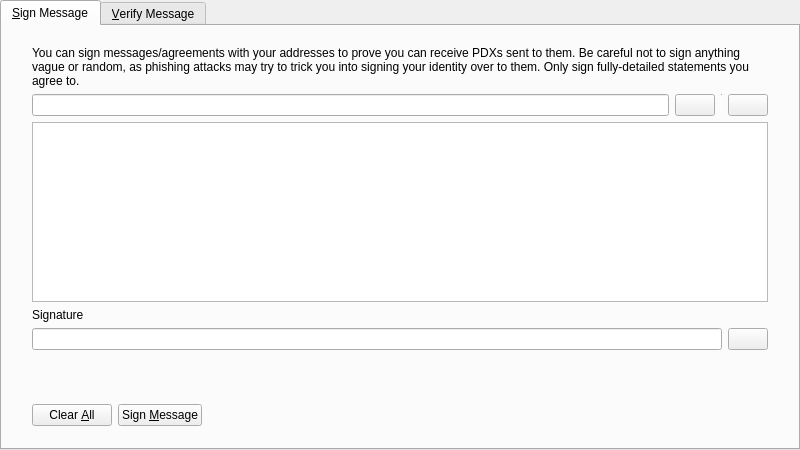
<?xml version="1.0" encoding="UTF-8"?>
<ui version="4.0">
 <class>SignVerifyMessageDialog</class>
 <widget class="QDialog" name="SignVerifyMessageDialog">
  <property name="geometry">
   <rect>
    <x>0</x>
    <y>0</y>
    <width>800</width>
    <height>450</height>
   </rect>
  </property>
  <property name="windowTitle">
   <string>Signatures - Sign / Verify a Message</string>
  </property>
  <property name="modal">
   <bool>true</bool>
  </property>
  <layout class="QVBoxLayout" name="verticalLayout">
   <property name="leftMargin">
    <number>0</number>
   </property>
   <property name="topMargin">
    <number>0</number>
   </property>
   <property name="rightMargin">
    <number>0</number>
   </property>
   <property name="bottomMargin">
    <number>0</number>
   </property>
   <item>
    <widget class="QTabWidget" name="tabWidget">
     <property name="currentIndex">
      <number>0</number>
     </property>
     <widget class="QWidget" name="tabSignMessage">
      <attribute name="title">
       <string>&amp;Sign Message</string>
      </attribute>
      <layout class="QVBoxLayout" name="verticalLayout_SM">
       <property name="leftMargin">
        <number>0</number>
       </property>
       <property name="topMargin">
        <number>0</number>
       </property>
       <property name="rightMargin">
        <number>0</number>
       </property>
       <property name="bottomMargin">
        <number>0</number>
       </property>
       <item>
        <layout class="QVBoxLayout" name="verticalLayout_3">
         <property name="leftMargin">
          <number>30</number>
         </property>
         <property name="topMargin">
          <number>20</number>
         </property>
         <property name="rightMargin">
          <number>30</number>
         </property>
         <property name="bottomMargin">
          <number>20</number>
         </property>
         <item>
          <widget class="QLabel" name="infoLabel_SM">
           <property name="text">
            <string>You can sign messages/agreements with your addresses to prove you can receive PDXs sent to them. Be careful not to sign anything vague or random, as phishing attacks may try to trick you into signing your identity over to them. Only sign fully-detailed statements you agree to.</string>
           </property>
           <property name="textFormat">
            <enum>Qt::PlainText</enum>
           </property>
           <property name="wordWrap">
            <bool>true</bool>
           </property>
          </widget>
         </item>
         <item>
          <layout class="QHBoxLayout" name="horizontalLayout_1_SM">
           <property name="spacing">
            <number>6</number>
           </property>
           <item>
            <widget class="QValidatedLineEdit" name="addressIn_SM">
             <property name="toolTip">
              <string>The PDX address to sign the message with</string>
             </property>
            </widget>
           </item>
           <item>
            <widget class="QPushButton" name="addressBookButton_SM">
             <property name="toolTip">
              <string>Choose previously used address</string>
             </property>
             <property name="text">
              <string/>
             </property>
             <property name="icon">
              <iconset resource="../bitcoin.qrc">
               <normaloff>:/icons/address-book</normaloff>:/icons/address-book</iconset>
             </property>
             <property name="shortcut">
              <string>Alt+A</string>
             </property>
             <property name="autoDefault">
              <bool>false</bool>
             </property>
            </widget>
           </item>
           <item>
            <widget class="Line" name="vLine">
             <property name="maximumSize">
              <size>
               <width>1</width>
               <height>22</height>
              </size>
             </property>
             <property name="orientation">
              <enum>Qt::Vertical</enum>
             </property>
            </widget>
           </item>
           <item>
            <widget class="QPushButton" name="pasteButton_SM">
             <property name="toolTip">
              <string>Paste address from clipboard</string>
             </property>
             <property name="text">
              <string/>
             </property>
             <property name="icon">
              <iconset resource="../bitcoin.qrc">
               <normaloff>:/icons/editpaste</normaloff>:/icons/editpaste</iconset>
             </property>
             <property name="shortcut">
              <string>Alt+P</string>
             </property>
             <property name="autoDefault">
              <bool>false</bool>
             </property>
            </widget>
           </item>
          </layout>
         </item>
         <item>
          <widget class="QPlainTextEdit" name="messageIn_SM">
           <property name="toolTip">
            <string>Enter the message you want to sign here</string>
           </property>
          </widget>
         </item>
         <item>
          <widget class="QLabel" name="signatureLabel_SM">
           <property name="text">
            <string>Signature</string>
           </property>
           <property name="textFormat">
            <enum>Qt::PlainText</enum>
           </property>
          </widget>
         </item>
         <item>
          <layout class="QHBoxLayout" name="horizontalLayout_2_SM">
           <property name="spacing">
            <number>6</number>
           </property>
           <item>
            <widget class="QLineEdit" name="signatureOut_SM">
             <property name="font">
              <font>
               <italic>true</italic>
              </font>
             </property>
             <property name="readOnly">
              <bool>true</bool>
             </property>
            </widget>
           </item>
           <item>
            <widget class="QPushButton" name="copySignatureButton_SM">
             <property name="toolTip">
              <string>Copy the current signature to the system clipboard</string>
             </property>
             <property name="text">
              <string/>
             </property>
             <property name="icon">
              <iconset resource="../bitcoin.qrc">
               <normaloff>:/icons/editcopy</normaloff>:/icons/editcopy</iconset>
             </property>
             <property name="autoDefault">
              <bool>false</bool>
             </property>
            </widget>
           </item>
          </layout>
         </item>
        </layout>
       </item>
       <item>
        <widget class="QWidget" name="buttonsContainerWhite" native="true">
         <layout class="QHBoxLayout" name="horizontalLayout">
          <property name="leftMargin">
           <number>30</number>
          </property>
          <property name="topMargin">
           <number>15</number>
          </property>
          <property name="rightMargin">
           <number>30</number>
          </property>
          <item>
           <widget class="QPushButton" name="clearButton_SM">
            <property name="toolTip">
             <string>Reset all sign message fields</string>
            </property>
            <property name="text">
             <string>Clear &amp;All</string>
            </property>
            <property name="icon">
             <iconset resource="../bitcoin.qrc">
              <normaloff>:/icons/remove</normaloff>:/icons/remove</iconset>
            </property>
            <property name="autoDefault">
             <bool>false</bool>
            </property>
           </widget>
          </item>
          <item>
           <widget class="QPushButton" name="signMessageButton_SM">
            <property name="toolTip">
             <string>Sign the message to prove you own this PDX address</string>
            </property>
            <property name="text">
             <string>Sign &amp;Message</string>
            </property>
            <property name="icon">
             <iconset resource="../bitcoin.qrc">
              <normaloff>:/icons/edit</normaloff>:/icons/edit</iconset>
            </property>
            <property name="autoDefault">
             <bool>false</bool>
            </property>
           </widget>
          </item>
          <item>
           <spacer name="horizontalSpacer_1_SM">
            <property name="orientation">
             <enum>Qt::Horizontal</enum>
            </property>
            <property name="sizeHint" stdset="0">
             <size>
              <width>40</width>
              <height>48</height>
             </size>
            </property>
           </spacer>
          </item>
          <item>
           <widget class="QLabel" name="statusLabel_SM">
            <property name="font">
             <font>
              <weight>75</weight>
              <bold>true</bold>
             </font>
            </property>
            <property name="text">
             <string/>
            </property>
            <property name="wordWrap">
             <bool>true</bool>
            </property>
           </widget>
          </item>
          <item>
           <spacer name="horizontalSpacer_2_SM">
            <property name="orientation">
             <enum>Qt::Horizontal</enum>
            </property>
            <property name="sizeHint" stdset="0">
             <size>
              <width>40</width>
              <height>48</height>
             </size>
            </property>
           </spacer>
          </item>
         </layout>
        </widget>
       </item>
      </layout>
     </widget>
     <widget class="QWidget" name="tabVerifyMessage">
      <attribute name="title">
       <string>&amp;Verify Message</string>
      </attribute>
      <layout class="QVBoxLayout" name="verticalLayout_VM">
       <property name="leftMargin">
        <number>0</number>
       </property>
       <property name="topMargin">
        <number>0</number>
       </property>
       <property name="rightMargin">
        <number>0</number>
       </property>
       <property name="bottomMargin">
        <number>0</number>
       </property>
       <item>
        <layout class="QVBoxLayout" name="verticalLayout_2">
         <property name="leftMargin">
          <number>30</number>
         </property>
         <property name="topMargin">
          <number>20</number>
         </property>
         <property name="rightMargin">
          <number>30</number>
         </property>
         <property name="bottomMargin">
          <number>20</number>
         </property>
         <item>
          <widget class="QLabel" name="infoLabel_VM">
           <property name="text">
            <string>Enter the receiver's address, message (ensure you copy line breaks, spaces, tabs, etc. exactly) and signature below to verify the message. Be careful not to read more into the signature than what is in the signed message itself, to avoid being tricked by a man-in-the-middle attack. Note that this only proves the signing party receives with the address, it cannot prove sendership of any transaction!</string>
           </property>
           <property name="textFormat">
            <enum>Qt::PlainText</enum>
           </property>
           <property name="alignment">
            <set>Qt::AlignLeading|Qt::AlignLeft|Qt::AlignTop</set>
           </property>
           <property name="wordWrap">
            <bool>true</bool>
           </property>
          </widget>
         </item>
         <item>
          <layout class="QHBoxLayout" name="horizontalLayout_1_VM">
           <property name="spacing">
            <number>6</number>
           </property>
           <item>
            <widget class="QValidatedLineEdit" name="addressIn_VM">
             <property name="toolTip">
              <string>The PDX address the message was signed with</string>
             </property>
            </widget>
           </item>
           <item>
            <widget class="QPushButton" name="addressBookButton_VM">
             <property name="toolTip">
              <string>Choose previously used address</string>
             </property>
             <property name="text">
              <string/>
             </property>
             <property name="icon">
              <iconset resource="../bitcoin.qrc">
               <normaloff>:/icons/address-book</normaloff>:/icons/address-book</iconset>
             </property>
             <property name="shortcut">
              <string>Alt+A</string>
             </property>
             <property name="autoDefault">
              <bool>false</bool>
             </property>
            </widget>
           </item>
          </layout>
         </item>
         <item>
          <widget class="QPlainTextEdit" name="messageIn_VM"/>
         </item>
         <item>
          <widget class="QValidatedLineEdit" name="signatureIn_VM"/>
         </item>
        </layout>
       </item>
       <item>
        <widget class="QWidget" name="buttonsContainerWhite_" native="true">
         <layout class="QHBoxLayout" name="horizontalLayout_2">
          <property name="leftMargin">
           <number>30</number>
          </property>
          <property name="topMargin">
           <number>15</number>
          </property>
          <property name="rightMargin">
           <number>30</number>
          </property>
          <item>
           <widget class="QPushButton" name="clearButton_VM">
            <property name="toolTip">
             <string>Reset all verify message fields</string>
            </property>
            <property name="text">
             <string>Clear &amp;All</string>
            </property>
            <property name="icon">
             <iconset resource="../bitcoin.qrc">
              <normaloff>:/icons/remove</normaloff>:/icons/remove</iconset>
            </property>
            <property name="autoDefault">
             <bool>false</bool>
            </property>
           </widget>
          </item>
          <item>
           <widget class="QPushButton" name="verifyMessageButton_VM">
            <property name="toolTip">
             <string>Verify the message to ensure it was signed with the specified PDX address</string>
            </property>
            <property name="text">
             <string>Verify &amp;Message</string>
            </property>
            <property name="icon">
             <iconset resource="../bitcoin.qrc">
              <normaloff>:/icons/transaction_0</normaloff>:/icons/transaction_0</iconset>
            </property>
            <property name="autoDefault">
             <bool>false</bool>
            </property>
           </widget>
          </item>
          <item>
           <spacer name="horizontalSpacer_1_VM">
            <property name="orientation">
             <enum>Qt::Horizontal</enum>
            </property>
            <property name="sizeHint" stdset="0">
             <size>
              <width>40</width>
              <height>48</height>
             </size>
            </property>
           </spacer>
          </item>
          <item>
           <widget class="QLabel" name="statusLabel_VM">
            <property name="font">
             <font>
              <weight>75</weight>
              <bold>true</bold>
             </font>
            </property>
            <property name="text">
             <string/>
            </property>
            <property name="wordWrap">
             <bool>true</bool>
            </property>
           </widget>
          </item>
          <item>
           <spacer name="horizontalSpacer_2_VM">
            <property name="orientation">
             <enum>Qt::Horizontal</enum>
            </property>
            <property name="sizeHint" stdset="0">
             <size>
              <width>40</width>
              <height>48</height>
             </size>
            </property>
           </spacer>
          </item>
         </layout>
        </widget>
       </item>
      </layout>
     </widget>
    </widget>
   </item>
  </layout>
 </widget>
 <customwidgets>
  <customwidget>
   <class>QValidatedLineEdit</class>
   <extends>QLineEdit</extends>
   <header>qvalidatedlineedit.h</header>
  </customwidget>
 </customwidgets>
 <resources>
  <include location="../bitcoin.qrc"/>
 </resources>
 <connections/>
</ui>
